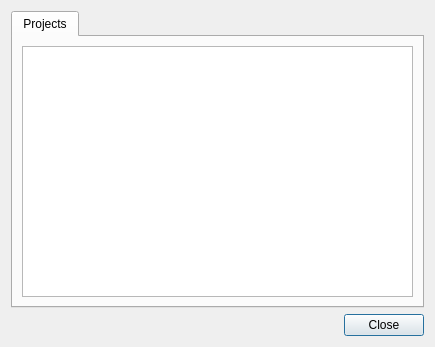
<?xml version="1.0" encoding="UTF-8"?>
<ui version="4.0">
 <class>SettingsDialog</class>
 <widget class="QDialog" name="SettingsDialog">
  <property name="geometry">
   <rect>
    <x>0</x>
    <y>0</y>
    <width>435</width>
    <height>347</height>
   </rect>
  </property>
  <property name="windowTitle">
   <string>Dialog</string>
  </property>
  <layout class="QVBoxLayout" name="verticalLayout_2">
   <item>
    <widget class="QTabWidget" name="tabWidget">
     <property name="currentIndex">
      <number>0</number>
     </property>
     <widget class="QWidget" name="projectsTab">
      <attribute name="title">
       <string>Projects</string>
      </attribute>
      <layout class="QVBoxLayout" name="verticalLayout">
       <item>
        <widget class="QTableView" name="projectsTableView"/>
       </item>
      </layout>
     </widget>
    </widget>
   </item>
   <item>
    <widget class="QDialogButtonBox" name="buttonBox">
     <property name="orientation">
      <enum>Qt::Horizontal</enum>
     </property>
     <property name="standardButtons">
      <set>QDialogButtonBox::Close</set>
     </property>
    </widget>
   </item>
  </layout>
 </widget>
 <resources/>
 <connections>
  <connection>
   <sender>buttonBox</sender>
   <signal>accepted()</signal>
   <receiver>SettingsDialog</receiver>
   <slot>accept()</slot>
   <hints>
    <hint type="sourcelabel">
     <x>248</x>
     <y>254</y>
    </hint>
    <hint type="destinationlabel">
     <x>157</x>
     <y>274</y>
    </hint>
   </hints>
  </connection>
  <connection>
   <sender>buttonBox</sender>
   <signal>rejected()</signal>
   <receiver>SettingsDialog</receiver>
   <slot>reject()</slot>
   <hints>
    <hint type="sourcelabel">
     <x>316</x>
     <y>260</y>
    </hint>
    <hint type="destinationlabel">
     <x>286</x>
     <y>274</y>
    </hint>
   </hints>
  </connection>
 </connections>
</ui>
